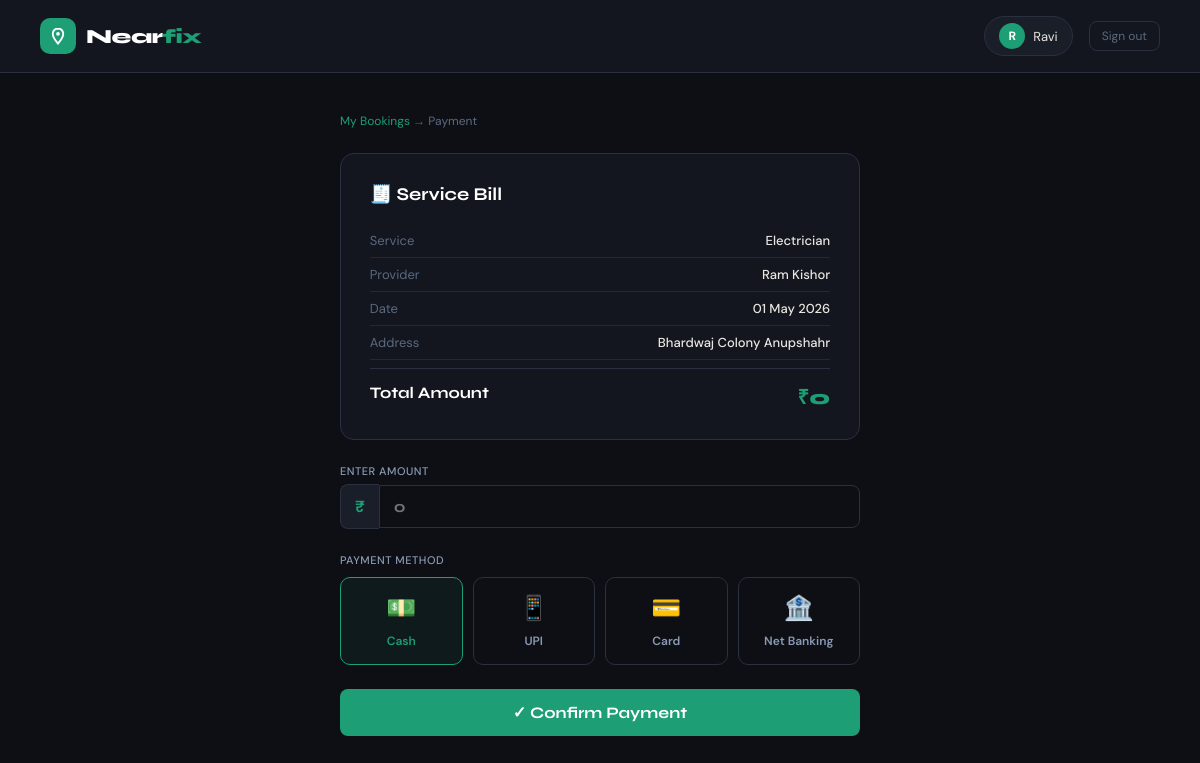
Page /bookings/1/payment/ (signed in) on the committed database.
### accounts/models.py (models this page shows, shortened)
class User(AbstractUser):
    ROLE_CUSTOMER = 'customer'
    ROLE_PROVIDER = 'provider'
    ROLE_CHOICES = [
        (ROLE_CUSTOMER, 'Customer'),
        (ROLE_PROVIDER, 'Service Provider'),
    ]
    role = models.CharField(max_length=20, choices=ROLE_CHOICES, default=ROLE_CUSTOMER)
    phone = models.CharField(max_length=15, blank=True)
    is_verified = models.BooleanField(default=False)
    created_at = models.DateTimeField(default=timezone.now)
    profile_photo = models.ImageField(
        upload_to='profiles/',
        blank=True,
        null=True
    )

### bookings/models.py (models this page shows, shortened)
class Booking(models.Model):
    STATUS_PENDING   = 'pending'
    STATUS_ACCEPTED  = 'accepted'
    STATUS_REJECTED  = 'rejected'
    STATUS_ONGOING   = 'ongoing'
    STATUS_COMPLETED = 'completed'
    STATUS_CHOICES = [
        (STATUS_PENDING,   'Pending'),
        (STATUS_ACCEPTED,  'Accepted'),
        (STATUS_REJECTED,  'Rejected'),
        (STATUS_ONGOING,   'Ongoing'),
        (STATUS_COMPLETED, 'Completed'),
    ]
    customer        = models.ForeignKey(User, on_delete=models.CASCADE, related_name='bookings_as_customer')
    provider        = models.ForeignKey(ProviderProfile, on_delete=models.CASCADE, related_name='bookings')
    service_type    = models.CharField(max_length=100)
    description     = models.TextField(blank=True)
    status          = models.CharField(max_length=20, choices=STATUS_CHOICES, default=STATUS_PENDING)
    address         = models.TextField(blank=True)
    scheduled_at    = models.DateTimeField(null=True, blank=True)
    created_at      = models.DateTimeField(auto_now_add=True)
    amount          = models.DecimalField(max_digits=8, decimal_places=2, null=True, blank=True)

class ProviderProfile(models.Model):
    user = models.OneToOneField(User, on_delete=models.CASCADE, related_name='provider_profile')
    trade = models.CharField(max_length=100)
    bio = models.TextField(blank=True)
    experience_years = models.IntegerField(default=0)
    rating = models.FloatField(default=0.0)
    total_reviews = models.IntegerField(default=0)
    is_available = models.BooleanField(default=True)
    city = models.CharField(max_length=50, choices=CITY_CHOICES, default='anupshahr')
    latitude = models.FloatField(null=True, blank=True)
    longitude = models.FloatField(null=True, blank=True)
    created_at = models.DateTimeField(auto_now_add=True)

### bookings/views.py (the view, shortened to what this page needs)
# urls.py: path('bookings/<int:booking_id>/payment/', views.payment_page, name='payment_page'),
@login_required
def payment_page(request, booking_id):
    booking = get_object_or_404(Booking, pk=booking_id, customer=request.user)
    return render(request, 'bookings/payment.html', {'booking': booking})

### Nearfix/templates/bookings/payment.html (shortened to what this page needs)
{% extends 'base.html' %}
{% block content %}
<nav class="nf-navbar">
    <a href="{% url 'home' %}" class="nf-logo">
        <div class="nf-logo-icon">
            <svg viewBox="0 0 24 24" fill="none" stroke="white" stroke-width="2.5" stroke-linecap="round">
                <path d="M12 2C8.13 2 5 5.13 5 9c0 5.25 7 13 7 13s7-7.75 7-13c0-3.87-3.13-7-7-7z"/>
                <circle cx="12" cy="9" r="2.5" fill="white" stroke="none"/>
            </svg>
        </div>
        <div class="nf-logo-text">Near<span>fix</span></div>
    </a>
    <div class="nf-nav-right">
        <div class="nf-user-badge">
            <div class="nf-user-avatar">{{ user.first_name|first|upper|default:user.username|first|upper }}</div>
            {{ user.first_name|default:user.username }}
        </div>
        <a href="{% url 'logout' %}" class="nf-btn-sm">Sign out</a>
    </div>
</nav>
<div class="nf-page">
    <div class="nf-breadcrumb">
        <a href="{% url 'my_bookings' %}">My Bookings</a> → Payment
    </div>
    <div class="nf-bill-card">
        <div class="nf-bill-title">🧾 Service Bill</div>
        <div class="nf-bill-row">
            <span class="nf-bill-key">Service</span>
            <span class="nf-bill-val">{{ booking.service_type }}</span>
        </div>
        <div class="nf-bill-row">
            <span class="nf-bill-key">Provider</span>
            <span class="nf-bill-val">{{ booking.provider.user.get_full_name }}</span>
        </div>
        <div class="nf-bill-row">
            <span class="nf-bill-key">Date</span>
            <span class="nf-bill-val">{{ booking.created_at|date:"d M Y" }}</span>
        </div>
        <div class="nf-bill-row">
            <span class="nf-bill-key">Address</span>
            <span class="nf-bill-val">{{ booking.address|default:"—" }}</span>
        </div>
        <div class="nf-bill-total">
            <span class="nf-bill-total-key">Total Amount</span>
            <span class="nf-bill-total-val" id="totalAmt">₹0</span>
        </div>
    </div>
    <form method="post" id="payForm">
        <div class="nf-amount-wrap">
            <label class="nf-amount-label">Enter Amount</label>
            <div class="nf-amount-input-wrap">
                <span class="nf-currency">₹</span>
                <input type="number" name="amount" class="nf-amount-input"
                       placeholder="0" min="0"
                       oninput="document.getElementById('totalAmt').textContent = '₹' + (this.value || 0)">
            </div>
        </div>
        <div style="font-size:11px; font-weight:500; color:#8a9ab5; text-transform:uppercase; letter-spacing:0.5px; margin-bottom:10px;">
            Payment Method
        </div>
        <div class="nf-pay-methods">
            <label class="nf-pay-method selected" onclick="selectMethod('cash', this)">
                <span class="nf-pay-icon">💵</span>
                <span class="nf-pay-name">Cash</span>
            </label>
            <label class="nf-pay-method" onclick="selectMethod('upi', this)">
                <span class="nf-pay-icon">📱</span>
                <span class="nf-pay-name">UPI</span>
            </label>
            <label class="nf-pay-method" onclick="selectMethod('card', this)">
                <span class="nf-pay-icon">💳</span>
                <span class="nf-pay-name">Card</span>
            </label>
            <label class="nf-pay-method" onclick="selectMethod('netbanking', this)">
                <span class="nf-pay-icon">🏦</span>
                <span class="nf-pay-name">Net Banking</span>
            </label>
        </div>
        <button type="submit" class="nf-pay-btn">✓ Confirm Payment</button>
    </form>
</div>
{% endblock %}

### static/css/main.css (style rules this page uses)
*, *::before, *::after { box-sizing: border-box; margin: 0; padding: 0; }
:root { --green: #1D9E75; --green-dark: #17876a; --green-dim: rgba(29,158,117,0.12); --green-border: rgba(29,158,117,0.3); --bg-base: #0d0f14; --bg-card: #13161e; --bg-field: #0d0f14; --bg-hover: #1a1e28; --border: #2a3040; --border-light: #1e2a3a; --text-primary: #e8e6e0; --text-secondary: #8a9ab5; --text-muted: #5a6a80; --text-dim: #3a4a5e; --font-display: 'Syne', sans-serif; --font-body: 'DM Sans', sans-serif; --radius-sm: 8px; --radius-md: 10px; --radius-lg: 14px; }
body { font-family: var(--font-body); background: var(--bg-base); color: var(--text-primary); min-height: 100vh; }
.nf-navbar { display: flex; align-items: center; justify-content: space-between; padding: 1rem 2.5rem; background: var(--bg-card); border-bottom: 0.5px solid var(--border); position: sticky; top: 0; z-index: 100; }
.nf-logo { display: flex; align-items: center; gap: 10px; text-decoration: none; }
.nf-logo-icon { width: 36px; height: 36px; background: var(--green); border-radius: 10px; display: flex; align-items: center; justify-content: center; }
.nf-logo-icon svg { width: 18px; height: 18px; }
.nf-logo-text { font-family: var(--font-display); font-weight: 800; font-size: 20px; letter-spacing: -0.5px; color: #fff; }
.nf-logo-text span { color: var(--green); }
.nf-nav-right { display: flex; align-items: center; gap: 1rem; }
.nf-user-badge { display: flex; align-items: center; gap: 8px; background: var(--bg-hover); border: 0.5px solid var(--border); border-radius: 20px; padding: 6px 14px; font-size: 13px; color: var(--text-primary); }
.nf-user-avatar { width: 26px; height: 26px; background: var(--green); border-radius: 50%; display: flex; align-items: center; justify-content: center; font-size: 12px; font-weight: 700; color: #fff; overflow: hidden; }
.nf-btn-sm { font-size: 12px; color: var(--text-muted); text-decoration: none; padding: 6px 12px; border-radius: var(--radius-sm); border: 0.5px solid var(--border); transition: all 0.2s; }
.nf-breadcrumb { font-size: 12px; color: var(--text-muted); margin-bottom: 1.5rem; }
.nf-breadcrumb a { color: var(--green); text-decoration: none; }
.nf-page { max-width: 900px; margin: 0 auto; padding: 2.5rem; }

### rows in the picture
User: first_name|first "R", first_name "Ravi"
Booking: service_type "Electrician", provider.user.get_full_name "Ram Kishor", created_at "01 May 2026", address "Bhardwaj Colony Anupshahr"
